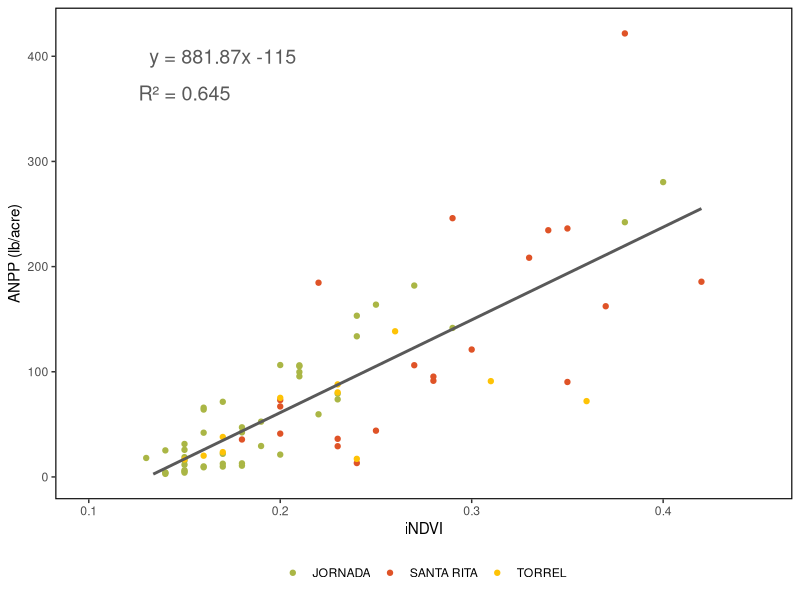

Recreate this plot in R.
# Load the required libraries
library(ggplot2)
library(ggpubr)

# Read the data from the file
NPPiNDVI <- read.csv("data/NPPNDVI_SW_sites.csv")

# Create a scatter plot

ploter <- function(data){
  
  custom_colors <- c("#AAB645", "#DF5327", "#FEC306") #"#276EDF")
  
  model_yearly <- lm(ANPP ~ NDVI, data=data)
  
  plot <- ggplot(data, aes(x = NDVI, y = ANPP)) +
    geom_point(aes(color = SITE)) +
    scale_color_manual(values = custom_colors) + 
    xlab("iNDVI") +
    ylab("ANPP (lb/acre)") +
    geom_smooth(method="lm", formula=y~x, se=FALSE, color="#595959") +
    
    ylim(0, 425) +  # Set x limits
    xlim(0.1, 0.45) +  # Set y limits +
    
    
    annotate(
      "text",
      y = 365,
      x = 0.15,
      label = paste(expression("R²"), "=", signif(summary(model_yearly)$r.squared, digits = 3)),
      color = "#595959",
      size = 5
    ) + #Annotate R2
    
    
    annotate(
      "text",
      y = 400,
      x = 0.17,
      label = paste0("y = ", round(coef(model_yearly)[2], digits = 2), "x ", signif(coef(model_yearly)[1], digits = 3)),
      color = "#595959",
      size = 5
    ) + #Annotate linear equation
  
  theme_classic() +
    theme(axis.line = element_blank(),
          panel.border = element_rect(colour = "black", fill=NA, size=0.8),
          legend.position = "bottom", legend.title = element_blank())
  
  
  return(plot)
  
}

#Saves Plot and calculates p value
save <- function(data){
  
  plot <- ploter(data)
  ggsave(paste0("images/NDVI_ANPP_lm_",substitute(data),".png"), plot=last_plot(), bg="white")
  
  model <- lm(NDVI ~ ANPP, data = data) %>% summary()  
  p_value <- model$coefficients[2, 4]
  
  return(p_value)
    
}

#Filter data for darin's selection
DARIN <- NPPiNDVI[NPPiNDVI$ALL %in% "YES", ]
save(DARIN)



